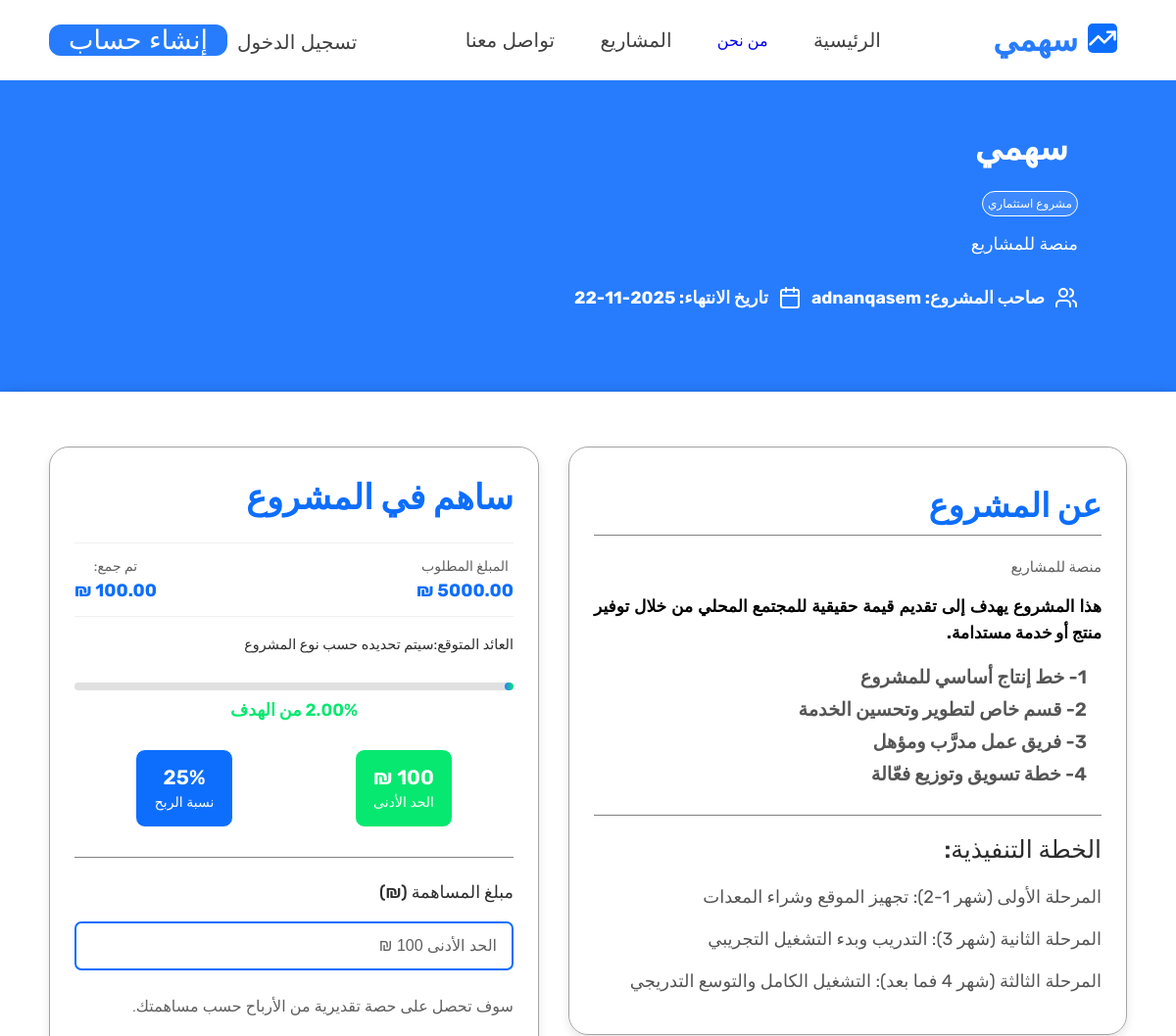
The app's page /projects/1/ (upper part), older data.
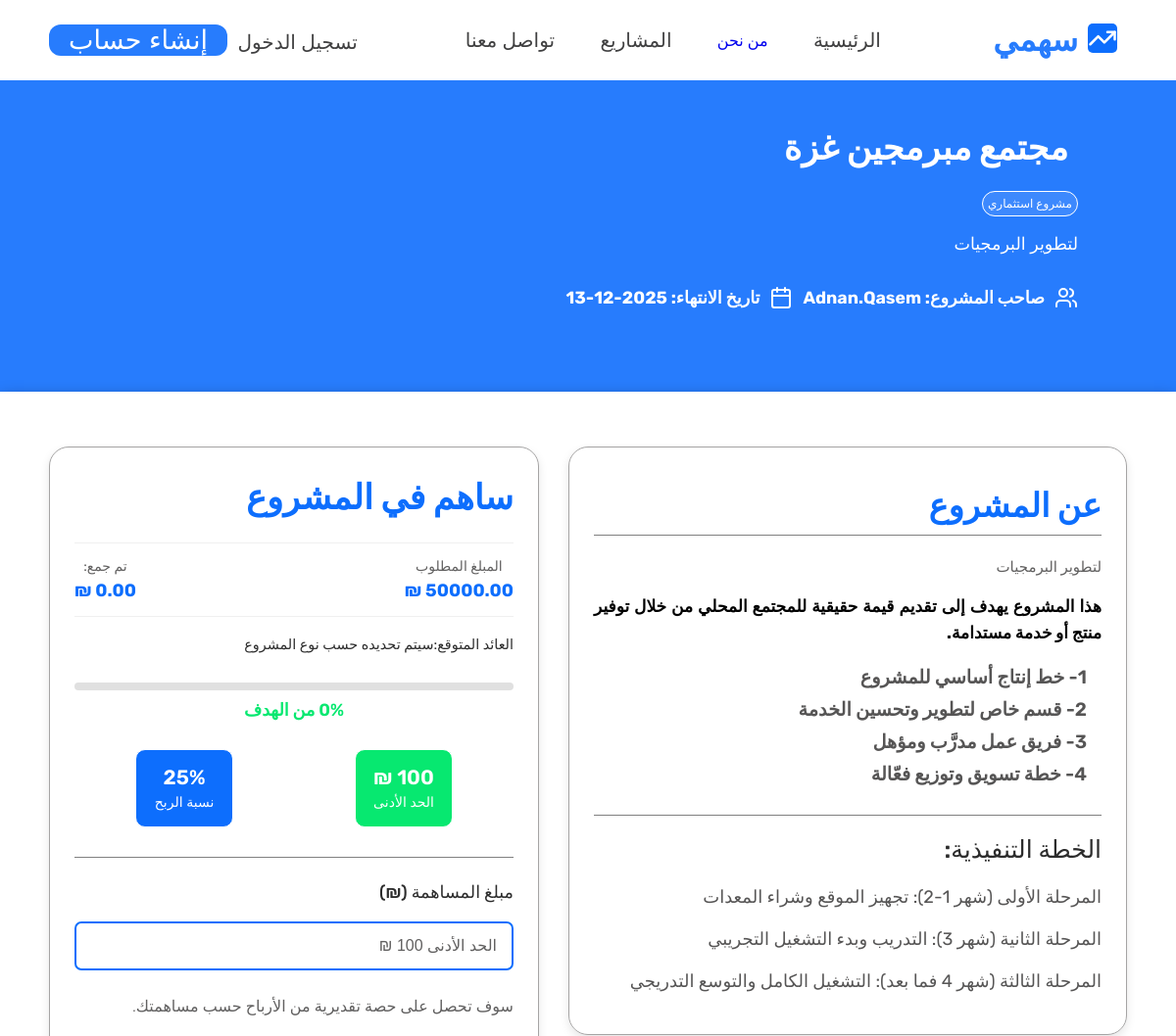
The same page, newer data.
### projects/models.py (models this page shows, shortened)
class Project(models.Model):
    title = models.CharField(max_length=200, verbose_name="عنوان المشروع")
    description = models.TextField(verbose_name="وصف المشروع")
    goal_amount = models.DecimalField(max_digits=12, decimal_places=2, verbose_name="المبلغ المطلوب")
    raised_amount = models.DecimalField(max_digits=12, decimal_places=2, default=0, verbose_name="المبلغ المجموع")
    owner = models.ForeignKey(User, on_delete=models.CASCADE, related_name='projects', verbose_name="صاحب المشروع")
    created_at = models.DateTimeField(auto_now_add=True, verbose_name="تاريخ الإنشاء")
    is_approved = models.BooleanField(default=False, verbose_name="موافق عليه")
    image = models.ImageField(upload_to='projects/', blank=True, null=True, verbose_name="صورة المشروع")
    class Meta:
        ordering = ['-created_at']
        verbose_name = "مشروع"
        verbose_name_plural = "المشاريع"
    def progress(self):
        return (self.raised_amount / self.goal_amount) * 100 if self.goal_amount > 0 else 0

### projects/views.py (the view)
# urls.py: path('<int:pk>/', views.project_detail, name='detail'),
def project_detail(request, pk):
    project = get_object_or_404(Project, pk=pk, is_approved=True)
    investments = project.investments.all().order_by('-invested_at')
    return render(request, 'projects/project_detail.html', {
        'project': project,
        'investments': investments
    })

### projects/templates/projects/project_detail.html (shortened to what the changed rows need)
{% extends "base.html" %}
{% load static %}
{% block extra_css %}
<link rel="stylesheet" href="{% static 'css/projects.css' %}">
<link rel="stylesheet" href="https://cdnjs.cloudflare.com/ajax/libs/font-awesome/6.5.0/css/all.min.css">
{% endblock %}
{% block content %}
<section id="head-details" class="head-details">
  <div class="container">
    <div class="details-heads">
      <h2>{{ project.title }}</h2>
      {% if project.category %}
        <span>{{ project.category }}</span>
      {% else %}
        <span>مشروع استثماري</span>
      {% endif %}
      <p>
        {{ project.short_description|default:project.description|truncatechars:260 }}
      </p>
      <div class="info-details">
        <h3>صاحب المشروع: {{ project.owner.username }}</h3>
        <h3>
          تاريخ الانتهاء:
          {% if project.end_date %}
            {{ project.end_date|date:"Y-m-d" }}
          {% else %}
            {{ project.created_at|date:"Y-m-d" }}
          {% endif %}
        </h3>
      </div>
    </div>
  </div>
</section>
<section id="project-details" class="project-details">
  <div class="container">
    <div class="info-projectdetails">
      <div class="r-info">
        <div class="right-1">
          <h2>عن المشروع</h2>
          <p>
            {{ project.description }}
          </p>
          <p class="p-r">
            {% if project.execution_note %}
              {{ project.execution_note }}
            {% else %}
              هذا المشروع يهدف إلى تقديم قيمة حقيقية للمجتمع المحلي من خلال توفير منتج أو خدمة مستدامة.
            {% endif %}
          </p>
          <ul>
            {% if not project.feature_1 and not project.feature_2 and not project.feature_3 and not project.feature_4 %}
              <li>1- خط إنتاج أساسي للمشروع</li>
              <li>2- قسم خاص لتطوير وتحسين الخدمة</li>
              <li>3- فريق عمل مدرَّب ومؤهل</li>
              <li>4- خطة تسويق وتوزيع فعّالة</li>
            {% endif %}
          </ul>
          <h4>الخطة التنفيذية:</h4>
          <h5>
            {% if project.phase_one %}
              {{ project.phase_one }}
            {% else %}
              المرحلة الأولى (شهر 1-2): تجهيز الموقع وشراء المعدات
            {% endif %}
          </h5>
          <h5>
            {% if project.phase_two %}
              {{ project.phase_two }}
            {% else %}
              المرحلة الثانية (شهر 3): التدريب وبدء التشغيل التجريبي
            {% endif %}
          </h5>
          <h5>
            {% if project.phase_three %}
              {{ project.phase_three }}
            {% else %}
              المرحلة الثالثة (شهر 4 فما بعد): التشغيل الكامل والتوسع التدريجي
            {% endif %}
          </h5>
        </div>
      </div>
      <div class="l-info">
        <div class="l-1">
          <h3>ساهم في المشروع</h3>
          <div class="project-stats">
            <div class="stat">
              <span class="stat-label">المبلغ المطلوب</span>
              <span class="stat-value">
                {{ project.goal_amount }} ₪
              </span>
            </div>
            <div class="stat">
              <span class="stat-label">تم جمع:</span>
              <span class="stat-value">
                {{ project.raised_amount }} ₪
              </span>
            </div>
          </div>
          <div class="progress-section">
            <div class="progress-info">
            </div>
          </div>
          <div class="progress-bar">
            <div class="progress-fill" style="width:{{ project.progress }}%"></div>
          </div>
          <div class="progress-percent">
            {{ project.progress }}% من الهدف
          </div>
          <div class="l-detailsbox">
            <div class="box1">
            </div>
            <div class="box2">
            </div>
          </div>
          <div class="l-input">
            <form action="{% url 'projects:payment' project.id %}" method="get">
            </form>
          </div>
        </div>
      </div>
    </div>
  </div>
</section>
{% endblock %}

Row changes from the older to the newer data that the page shows:
changed Project: title "سهمي" → "مجتمع مبرمجين غزة"; short_description "منصة للمشاريع" → "لتطوير البرمجيات"; owner.username "adnanqasem" → "Adnan.Qasem"; created_at "2025-11-22" → "2025-12-13"; description "منصة للمشاريع" → "لتطوير البرمجيات"; goal_amount (not shown) → "50000.00"; progress "2.00" → "0"; raised_amount "100.00" → (not shown)
